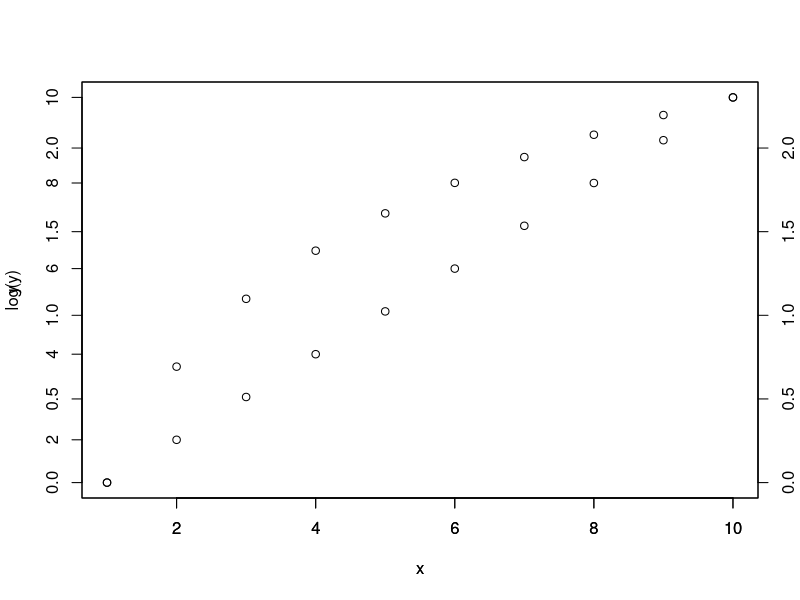
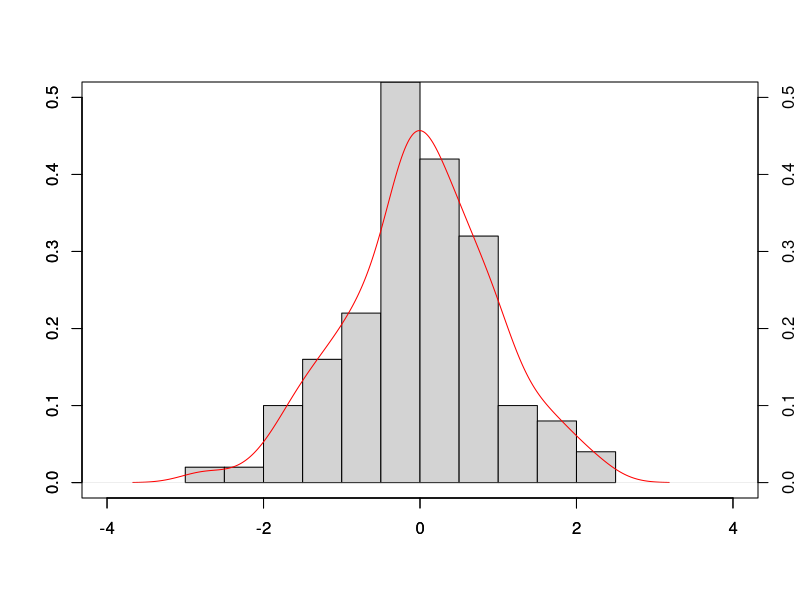

Reproduce these figures in R, in order.
x <- c(1:10)
y <- c(1:10)
g1 = plot(x,y)
par(new=T)
#y <- c(10:1)
g2=plot(x,log(y))
axis(side=4)

x <- rnorm(100)                                       
hist(x, xlim=c(-4,4), ylim=c(0,0.5), prob=T, ann=F)
par(new=T)                                         
plot(density(x), xlim=c(-4,4), ylim=c(0,0.5),  xlab="" , ylab="" , main="" , col="red" )   
axis(side=4)
